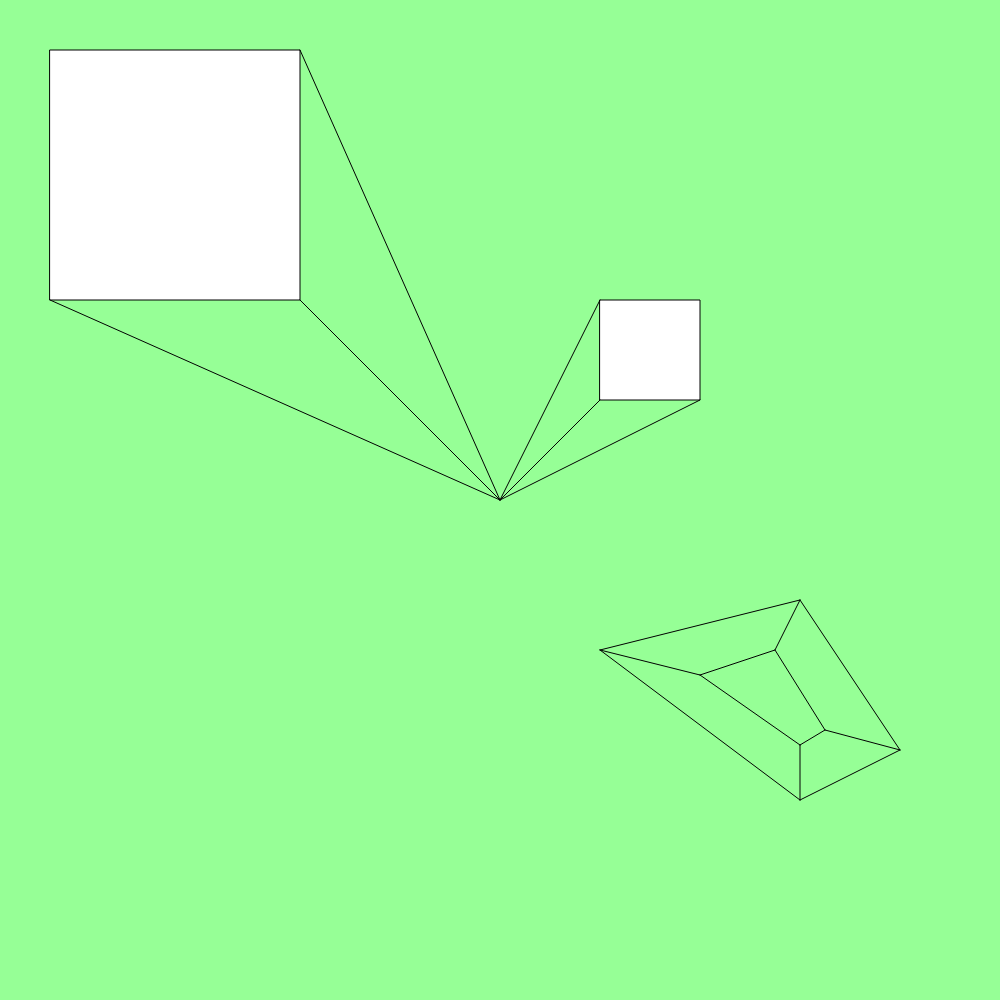
Frame 1 (no input)
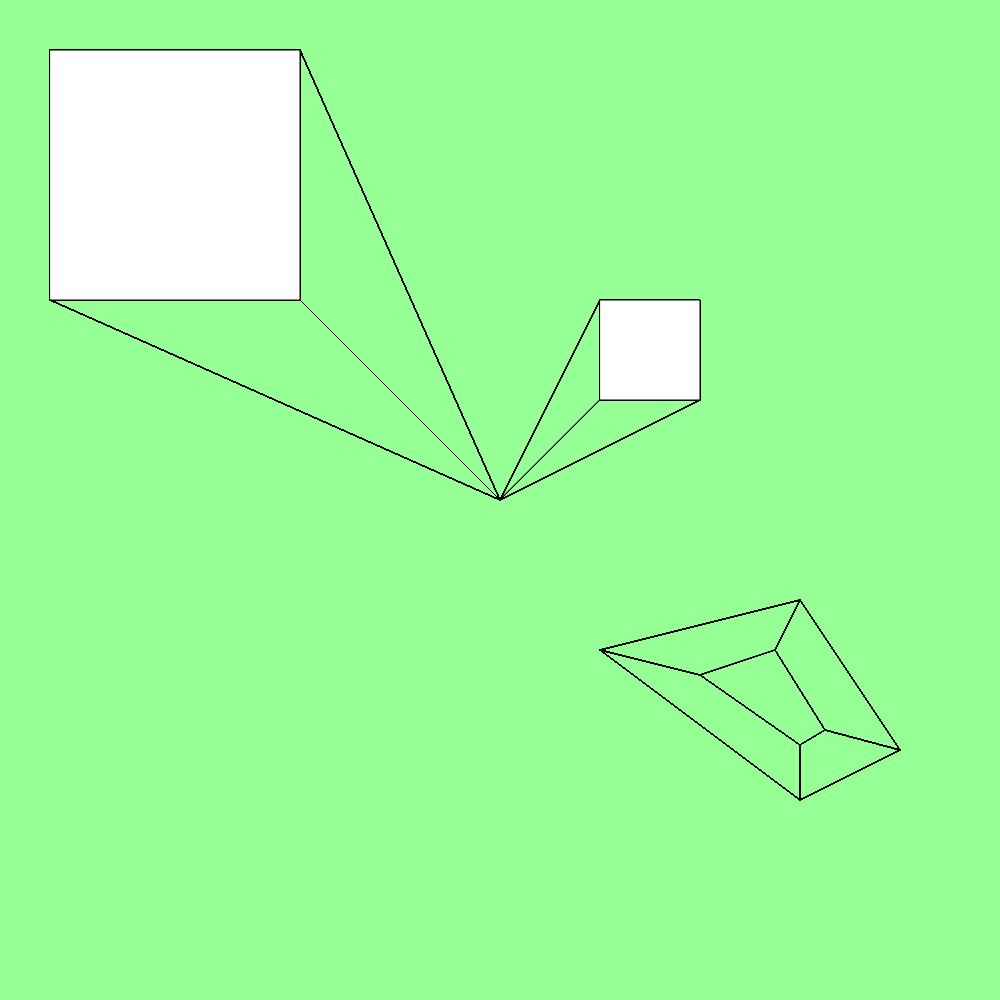
Frame 60 (no input)
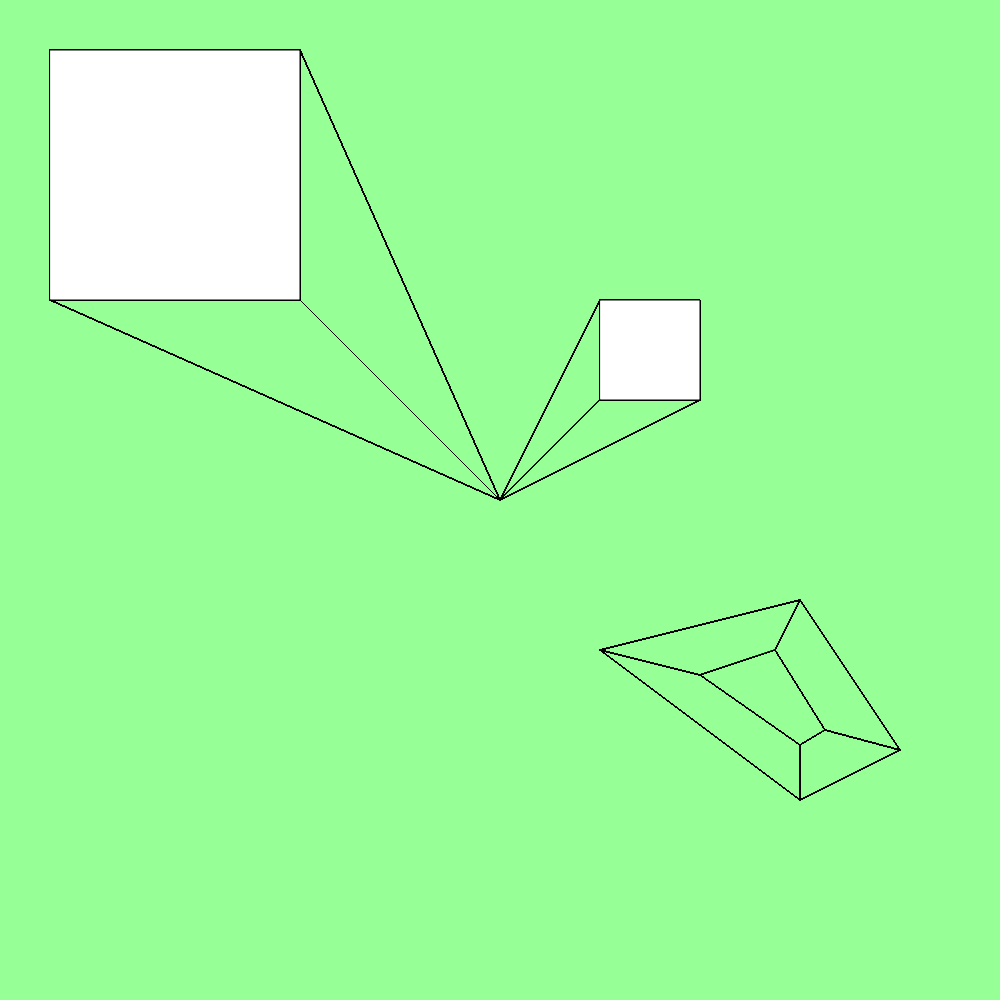
Frame 120 (the mouse pressed at the canvas centre since frame 60)

The p5.js sketch that drew these frames (run headless with seeded random() and noise() and a simulated clock; from frame 60 on, the mouse is pressed at the canvas centre):

// p5.js sketch
// ── sketch.js
function setup() {
createCanvas(1000, 1000);
background(150,255,150)


}



function draw() {
rect(50,50,250,250);
line(500,500,300,50);
line(500,500,50,300)
line(500,500,300,300);
rect(600,300,100,100);
line(500,500,600,300);
line(500,500,600,400);
line(500,500,700,400);
line(800,800,600,650);
line(800,800,900,750);
line(900,750,800,600);
line(600,650,800,600);
line(600,650,700,675);
line(700,675,775,650);
line(775,650,800,600);
line(775,650,825,730);
line(825,730,900,750);
line(825,730,800,745);
line(800,745,800,800);
line(800,745,700,675)




}
